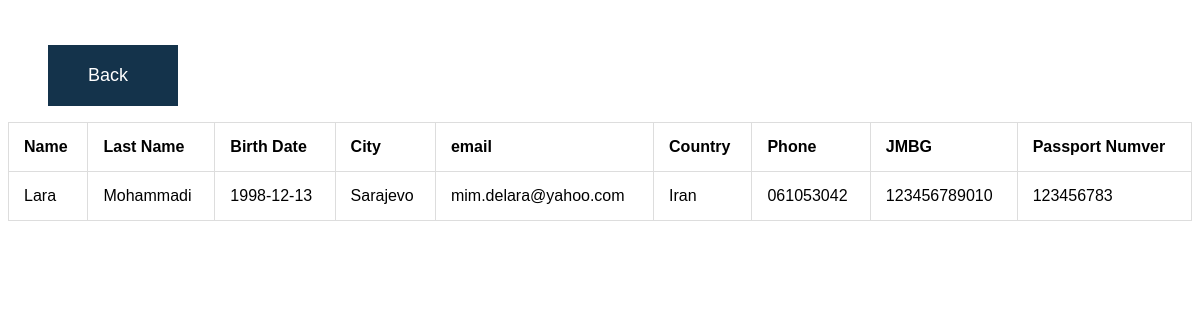
The app's page /WebSite/UserView/ClientInfo.php (signed in) with its own data.
### tables this page shows
CREATE TABLE `client` (
  `client_id` int(11) NOT NULL,
  `first_name` varchar(50) DEFAULT NULL,
  `last_name` varchar(50) DEFAULT NULL,
  `username` varchar(50) DEFAULT NULL,
  `date_of_birth` date DEFAULT NULL,
  `city` varchar(100) DEFAULT NULL,
  `country` varchar(100) DEFAULT NULL,
  `nationality` varchar(100) DEFAULT NULL,
  `zip` varchar(10) DEFAULT NULL,
  `jmbg` bigint(13) DEFAULT NULL,
  `email` varchar(100) DEFAULT NULL,
  `phone` varchar(30) DEFAULT NULL,
  `password` varchar(20) DEFAULT NULL,
  `address` varchar(100) DEFAULT NULL,
  `gender` varchar(6) DEFAULT NULL,
  `marital_status` varchar(20) DEFAULT NULL,
  `passport_num` varchar(12) NOT NULL
);

### WebSite/UserView/ClientInfo.php (the view, shortened to what this page needs)
<?php
include('includes.php');
?>
<!doctype html>
<html>
<?php include_once ('head.php'); ?>
<body>
<div class="back">
    <nav>
        <ul>
            <li class="back"><a href="ClientView.php">Back</a></li>
        </ul>
    </nav>
</div>
<main class="wrapper">
    <?php
    $client_id = $_SESSION['client_id'];
    $query = mysqli_query($conn, "SELECT * FROM client WHERE client_id = '$client_id'");
    ?>
    <table>
        <tr>
            <th>
                Name
            </th>
            <th>
                Last Name
            </th>
            <th>
                Birth Date
            </th>
            <th>
                City
            </th>
            <th>
                email
            </th>
            <th>
                Country
            </th>
            <th>
               Phone
            </th>
            <th>
                JMBG
            </th>
            <th>
                Passport Numver
            </th>
        </tr>
        <?php while ($row = mysqli_fetch_assoc($query)) { ?>
            <tr>
                <td>
                    <?php echo $row['first_name'] ?>
                </td>
                <td>
                    <?php echo $row['last_name'] ?>
                </td>
                <td>
                    <?php echo $row['date_of_birth'] ?>
                </td>
                <td>
                    <?php echo $row['city']?>
                </td>
                <td>
                    <?php echo $row['email']?>
                </td>
                <td>
                    <?php echo $row['country']?>
                </td>
                <td>
                    <?php echo $row['phone'] ?>
                </td>
                <td>
                    <?php echo $row['jmbg'] ?>
                </td>
                <td>
                    <?php echo $row['passport_num'] ?>
                </td>
            </tr>
        <?php } ?>
    </table>
</main>
</body>
</html>

### WebSite/UserView/css/login.css (style rules this page uses)
body { font-family: Helvetica; }
table, td, th { border: 1px solid #ddd; text-align: left; }
table { border-collapse: collapse; width: 100%; }
th, td { padding: 15px; }
.back li { list-style: none; margin-top: 45px; background-color: #14334b; padding: 20px 40px; width: 50px; }
.back a { text-decoration: none; font-size: 18px; color: white; text-transform: capitalize; font-weight: 500; }

### records on screen
client: first_name "Lara", last_name "Mohammadi", date_of_birth "1998-12-13", city "Sarajevo", email "mim.delara@yahoo.com", country "Iran", phone "061053042", jmbg "123456789010", passport_num "123456783"
